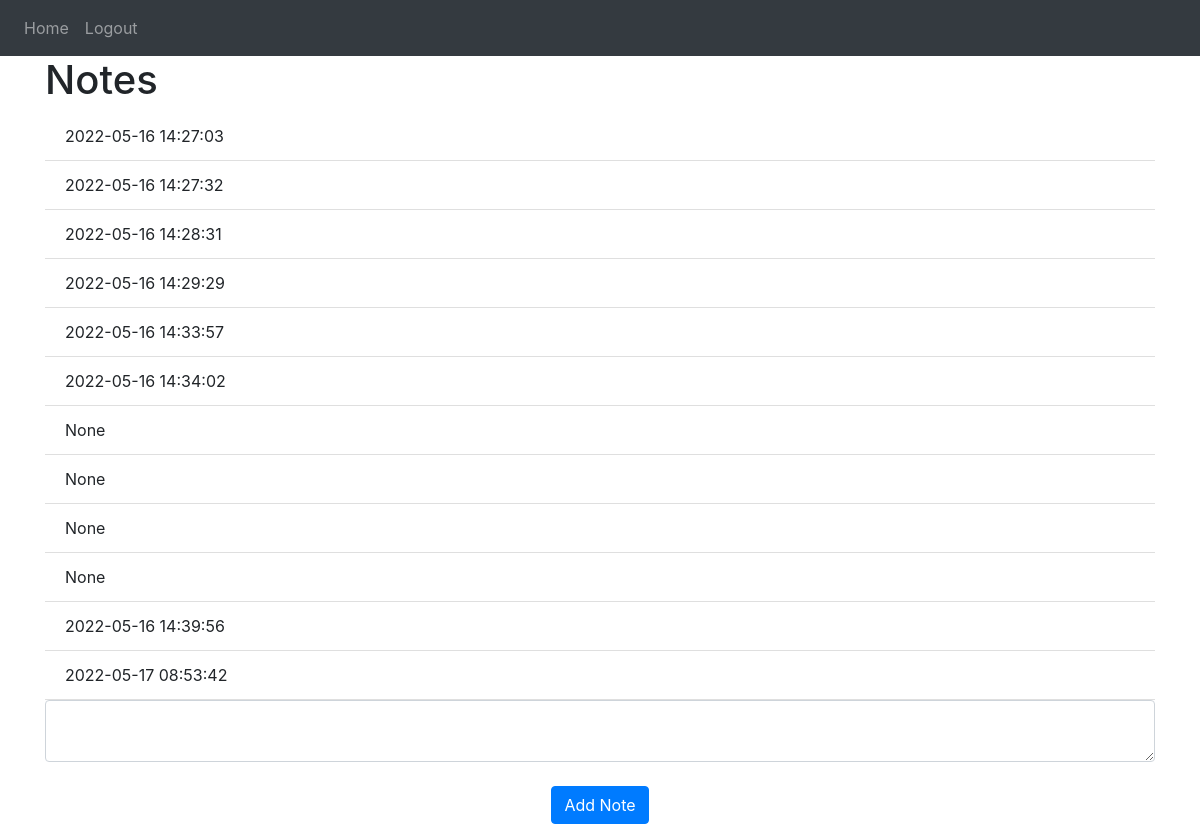
The app's page / (signed in) with its own data.
### Website/models.py (models this page shows)
class Note(db.Model):
    id = db.Column(db.Integer, primary_key=True)
    data = db.Column(db.String(10000))
    date = db.Column(db.DateTime(timezone=True), default=func.now())
    user_id = db.Column(db.Integer, db.ForeignKey('user.id'))

### Website/views.py (the view, shortened to what this page needs)
@views.route('/', methods=['GET', 'POST'])
@login_required
def home():
    return render_template("home.html", user=current_user)

### Website/__init__.py (called while the page is built)
def create_app():
    app = Flask(__name__)
    app.config['SECRET_KEY'] = 'hjshjhdjah kjshkjdhjs'
    app.config['SQLALCHEMY_DATABASE_URI'] = f'sqlite:///{DB_NAME}'
    db.init_app(app)
    from .views import views
    from .auth import auth
    app.register_blueprint(views, url_prefix='/')
    app.register_blueprint(auth, url_prefix='/')
    from .models import User, Note
    create_database(app)
    login_manager = LoginManager()
    login_manager.log_view = 'auth.login'
    login_manager.init_app(app)
    @login_manager.user_loader
    def load_user(id):
        return User.query.get(int(id))
    return app

### Website/templates/home.html
{% extends "base.html" %} {% block title %}Home{% endblock %}
{% block content %}
<h1 align="centre">Notes</h1>
<ul class="list-group list-group-flush" id="notes">
    {% for note in user.notes %}
    <li class="list-group-item">{{note.date}}</li>
    {% endfor %}
</ul>
<form method="POST">
    <textarea name="note" id="note" class="form-control"></textarea>
    <br  />
    <div align="center">
        <button type="submit" class="btn btn-primary">Add Note</button>
    </div>
</form>
{% endblock %}

### Website/templates/base.html (shortened to what this page needs)
<!DOCTYPE html>
<html>
    <head>
        <link
        rel="stylesheet"
        href="https://stackpath.bootstrapcdn.com/bootstrap/4.4.1/css/bootstrap.min.css"
        />
        <link
        rel="stylesheet"
        href="https://stackpath.bootstrapcdn.com/font-awesome/4.7.0/css/font-awesome.min.css"
        />
    </head>
    <body>
        <nav class="navbar navbar-expand-lg navbar-dark bg-dark">
            <div class="collapse navbar-collapse" id="navbar">
                <div class="navbar-nav">
                  {% if user.is_authenticated %}
                    <a class="nav-item nav-link" id="home" href="/">Home</a>
                    <a class="nav-item nav-link" id="logout" href="/logout">Logout</a>
                  {% else %}
                    <a class="nav-item nav-link" id="signUp" href="/sign-up">Sign Up</a>
                    <a class="nav-item nav-link" id="login" href="/login">Login</a>
                  {% endif %}
                </div>
            </div>
        </nav>
            <div class="container">{% block content %} {% endblock %}</div>
    </body>
</html>

### records on screen
Note: date "2022-05-16 14:27:03"
Note: date "2022-05-16 14:27:32"
Note: date "2022-05-16 14:28:31"
Note: date "2022-05-16 14:29:29"
Note: date "2022-05-16 14:33:57"
Note: date "2022-05-16 14:34:02"
Note: date "None"
Note: date "None"
Note: date "None"
Note: date "None"
Note: date "2022-05-16 14:39:56"
Note: date "2022-05-17 08:53:42"
